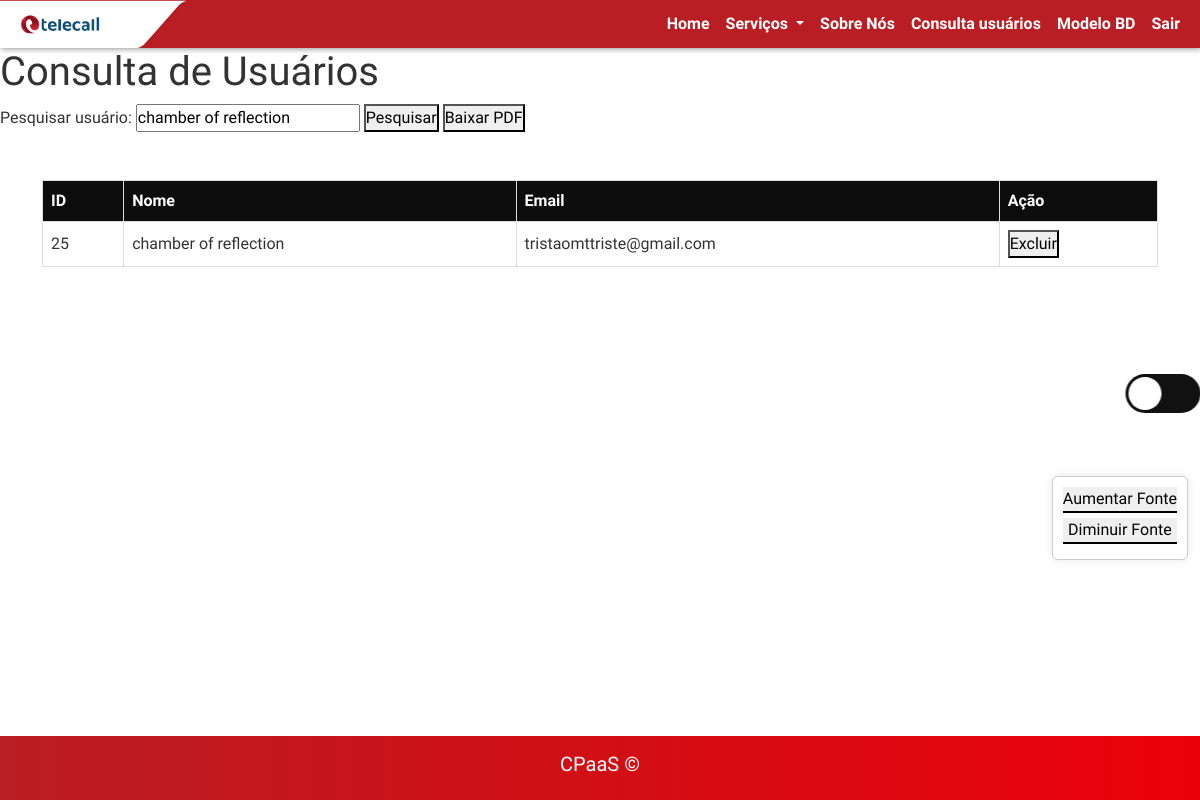
The app's page /consulta.php?pesquisa=chamber of reflection (signed in) with its own data.
### tables this page shows
CREATE TABLE `usuarios` (
  `id` int(11) NOT NULL AUTO_INCREMENT,
  `nome` varchar(45) NOT NULL,
  `data_nasc` date NOT NULL,
  `mother_name` varchar(45) NOT NULL,
  `telefone_fixo` varchar(15) DEFAULT NULL,
  `celular` varchar(15) NOT NULL,
  `endereco` varchar(45) NOT NULL,
  `email` varchar(45) NOT NULL,
  `cpf` varchar(11) NOT NULL,
  `username` varchar(6) NOT NULL,
  `senha` varchar(255) DEFAULT NULL,
  `gender` char(1) NOT NULL,
  `tipo_perfil` enum('comum','master') NOT NULL DEFAULT 'comum',
  `cep` varchar(9) DEFAULT NULL,
  PRIMARY KEY (`id`)
);

### consulta.php (the view, shortened to what this page needs)
<?php
include 'config.php';
$tipo_perfil = isset($_SESSION['tipo_perfil']) ? $_SESSION['tipo_perfil'] : 'comum';
$pesquisa = "";
if (isset($_GET['pesquisa'])) {
    $pesquisa = $_GET['pesquisa'];
}
$sql = "SELECT * FROM usuarios WHERE tipo_perfil = 'comum' AND nome LIKE ?";
$stmt = $conexao->prepare($sql);
$pesquisa = "%" . $pesquisa . "%";
$stmt->bind_param("s", $pesquisa);
$stmt->execute();
$result = $stmt->get_result();
$usuarios = $result->fetch_all(MYSQLI_ASSOC);
?>
<!DOCTYPE html>
<html lang="pt">
<head>
    <link href="https://cdn.jsdelivr.net/npm/bootstrap@5.3.2/dist/css/bootstrap.min.css" rel="stylesheet">
    <link rel="stylesheet" href="css/styleb.css">
</head>
<body>
<header>
        <nav class="navbar navbar-expand-lg navbar-light changeable-text-container"
            style="box-shadow: 1px 1px 6px #959595; background-color: #B81E23; padding: 0px!important">
            <div class="container-fluid" style="padding-left: 0px!important;">
                <div><img src="img/cropped-navbartelecall-e1664888635140.png" style="height: 3rem;" alt=""></div>
                <div class="collapse navbar-collapse" id="navbarSupportedContent">
                    <ul class="navbar-nav ms-auto mb-2 mb-lg-0">
                        <li class="nav-item" style="font-weight: 600;">
                            <button class="nav-link active" aria-current="page"
                                onclick="window.location.href='main.php'" style="color: white;">Home</button>
                        </li>
                        <li class="nav-item dropdown" style="font-weight: 600;">
                            <button class="nav-link dropdown-toggle" role="button" data-bs-toggle="dropdown"
                                aria-expanded="false" style="color: white;">
                                Serviços
                            </button>
                        </li>
                        <li class="nav-item" style="font-weight: 600;">
                            <button class="nav-link" onclick="window.location.href='sobre.php'"
                                style="color: white;">Sobre Nós</button>
                        </li>
                        <?php if ($tipo_perfil == 'master'): ?>
                        <li class="nav-item" style="font-weight: 600;">
                            <button class="nav-link" onclick="window.location.href='consulta.php'"
                                style="color: white;">Consulta usuários</button>
                        </li>
                        <?php endif; ?>
                        <li class="nav-item" style="font-weight: 600;">
                            <button class="nav-link" onclick="window.location.href='modeloBD.php'"
                                style="color: white;">Modelo BD</button>
                        </li>
                        <li class="nav-item" style="font-weight: 600;">
                            <button class="nav-link" onclick="window.location.href='Controllers/logout.php'"
                                style="color: white;">Sair</button>
                        </li>
                    </ul>
                </div>
            </div>
        </nav>
    </header>
    <h1>Consulta de Usuários</h1>
    <form method="GET" action="consulta.php">
        <label for="pesquisa">Pesquisar usuário:</label>
        <input type="text" id="pesquisa" name="pesquisa" value="<?php echo htmlspecialchars(isset($_GET['pesquisa']) ? $_GET['pesquisa'] : ''); ?>">
        <button type="submit">Pesquisar</button>
        <a href="Controllers/gerar_pdf.php" target="_blank"><button type="button">Baixar PDF</button></a>
    </form>
    <div class="container">
        <table class="mt-5">
            <tr ">
                <th style="background-color: #0D0D0D!important; color:white;">ID</th>
                <th style="background-color: #0D0D0D!important; color:white;">Nome</th>
                <th style="background-color: #0D0D0D!important; color:white;">Email</th>
                <th style="background-color: #0D0D0D!important; color:white;">Ação</th>
            </tr>
            <?php foreach ($usuarios as $usuario): ?>
            <tr>
                <td><?php echo htmlspecialchars($usuario['id']); ?></td>
                <td><?php echo htmlspecialchars($usuario['nome']); ?></td>
                <td><?php echo htmlspecialchars($usuario['email']); ?></td>
                <td>
                    <button onclick="showModal(<?php echo htmlspecialchars($usuario['id']); ?>)">Excluir</button>
                </td>
            </tr>
            <?php endforeach; ?>
        </table>
    </div>
    <label for="chk" class="label">
        <div class="ball"></div>
    </label>
    <div class="accessibility-panel">
        <button id="increase-font">Aumentar Fonte</button>
        <button id="decrease-font">Diminuir Fonte</button>
    </div>
    <div class="card-footer fixed-bottom">
        <footer class="d-flex justify-content-center align-items-center p-3 " style="background:linear-gradient(to left, #EB0008, #B81E23); color:white;">
            <h5>CPaaS &#169;</h5>
        </footer>
    </div>
</body>
</html>

### css/styleb.css (style rules this page uses)
* { margin: 0; padding: 0; box-sizing: border-box; font-family: 'Prompt', monospace; }
html, body { height: 100%; }
body { min-height: 100vh; display: flex; flex-direction: column; color: #333; background-color: #fff; transition: background 0.2s linear; }
.label { background-color: #111; border-radius: 50px; cursor: pointer; display: flex; justify-content: space-between; align-items: center; padding: 5px; position: fixed; height: 26px; width: 50px; transform: scale(1.5) translateY(-50%); top: 50%; right: 1%; }
.label .ball { background-color: #fff; border-radius: 50%; position: absolute; top: 2px; left: 2px; height: 22px; width: 22px; transform: translateX(0px); transition: transform 0.2s linear; }
footer { margin-top: auto; }
.nav-item { text-align: right; }
.container-fluid { width: 100%; }
.accessibility-panel { position: fixed; bottom: 30%; right: 1%; display: flex; flex-direction: column; background-color: #fff; border: 1px solid #ccc; padding: 10px; border-radius: 6px; box-shadow: 0 0 10px rgba(0, 0, 0, 0.1); }
.accessibility-panel button { margin-bottom: 5px; border: none; border-bottom: 2px solid black; }

### consulta.php (style rules this page uses)
body { font-family: Arial, sans-serif; }
table { width: 100%; border-collapse: collapse; }
th, td { border: 1px solid #ddd; padding: 8px; text-align: left; }
th { background-color: #f2f2f2; }
form { display: inline; }

### records on screen
usuarios: id "25", nome "chamber of reflection", email "tristaomttriste@gmail.com"
